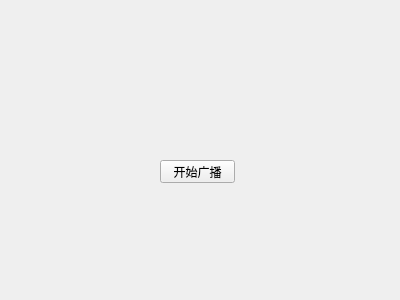
<?xml version="1.0" encoding="UTF-8"?>
<ui version="4.0">
 <class>Widget</class>
 <widget class="QWidget" name="Widget">
  <property name="geometry">
   <rect>
    <x>0</x>
    <y>0</y>
    <width>400</width>
    <height>300</height>
   </rect>
  </property>
  <property name="windowTitle">
   <string>Widget</string>
  </property>
  <widget class="QPushButton" name="pushButton">
   <property name="geometry">
    <rect>
     <x>160</x>
     <y>160</y>
     <width>75</width>
     <height>23</height>
    </rect>
   </property>
   <property name="text">
    <string>开始广播</string>
   </property>
  </widget>
 </widget>
 <layoutdefault spacing="6" margin="11"/>
 <resources/>
 <connections/>
</ui>
